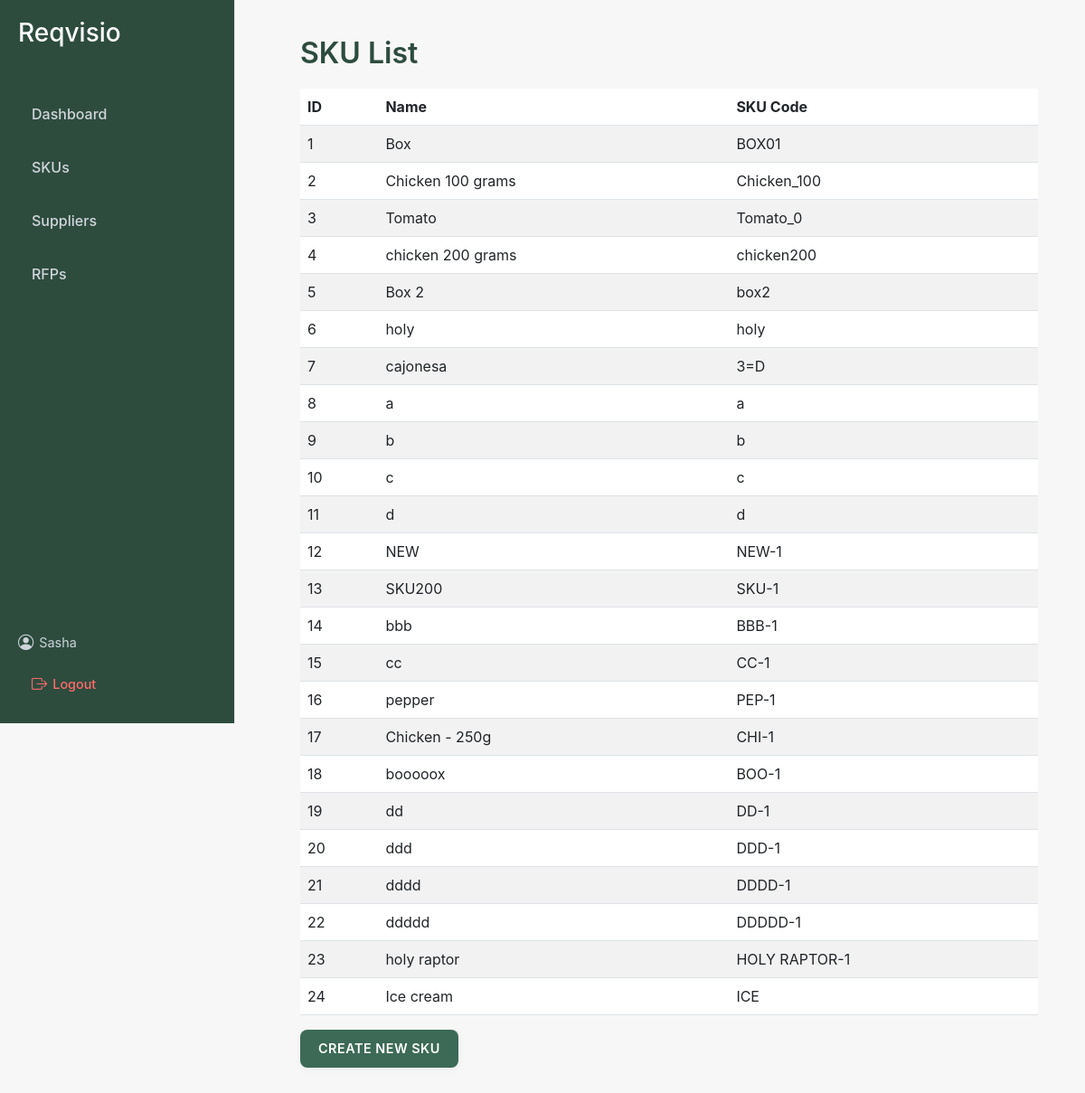
/procurement01/skus/ (signed in), run on the app's committed database.
### procurement01/models.py (models this page shows, shortened)
class CustomUser(AbstractUser):
    company = models.ForeignKey(Company, on_delete=models.CASCADE, null=True)

class SKU(models.Model):
    name = models.CharField(max_length=100)
    sku_code = models.CharField(max_length=50, unique=True)
    company = models.ForeignKey(Company, on_delete=models.CASCADE)
    image_url = models.URLField(blank=True, null=True)  # Optional image URL

### procurement01/views.py (the view)
# urls.py: path('skus/', views.sku_list_view, name='sku_list'),
@login_required
def sku_list_view(request):
    skus = SKU.objects.all()
    return render(request, 'procurement01/sku_list.html', {'skus': skus})

### procurement01/templates/procurement01/sku_list.html (shortened to what this page needs)
{% extends 'procurement01/layout.html' %}
{% block content %}
<h2>SKU List</h2>
<table class="table table-striped" id="sku-table">
    <thead>
        <tr>
            <th>ID</th>
            <th>Name</th>
            <th>SKU Code</th>
        </tr>
    </thead>
    <tbody>
        {% for sku in skus %}
        <tr class="clickable-row" data-href="{% url 'sku_detail' sku.id %}">
            <td>{{ sku.id }}</td>
            <td>{{ sku.name }}</td>
            <td>{{ sku.sku_code }}</td>
        </tr>
        {% endfor %}
    </tbody>
</table>
<a href="{% url 'sku_create' %}" class="btn btn-primary">Create New SKU</a>
{% endblock %}

### procurement01/templates/procurement01/layout.html (shortened to what this page needs)
{% load static %}
<!DOCTYPE html>
<html lang="en">
<head>
    <link href="https://cdn.jsdelivr.net/npm/@yaireo/tagify/dist/tagify.css" rel="stylesheet">
    <link href="https://cdn.jsdelivr.net/npm/bootstrap@5.3.0-alpha3/dist/css/bootstrap.min.css" rel="stylesheet">
    <link href="{% static 'style.css' %}" rel="stylesheet">
    <link href="https://cdn.jsdelivr.net/npm/bootstrap-icons@1.10.0/font/bootstrap-icons.css" rel="stylesheet">
</head>
<body>
    <div class="sidebar d-flex flex-column">
        <h3>Reqvisio</h3>
        {% if user.is_authenticated %}
            {% if user.company.company_type == 'Procurer' %}
                <div class="nav-links">
                    <a href="{% url 'dashboard' %}">Dashboard</a>
                    <a href="{% url 'sku_list' %}">SKUs</a>
                    <a href="{% url 'supplier_list' %}">Suppliers</a>
                    <a href="{% url 'rfp_list' %}">RFPs</a>
                </div>
                <div class="user-info mt-auto">
                    <span><i class="bi bi-person-circle"></i> {{ user.username }}</span>
                    <a href="{% url 'logout' %}" class="logout-link"><i class="bi bi-box-arrow-right"></i> Logout</a>
                </div>
            {% endif %}
        {% endif %}
    </div>
    <div class="main-content" id ="main-content">
        <div class="container">
            {% block content %}{% endblock %}
        </div>
    </div>
</body>
</html>

### procurement01/static/style.css (style rules this page uses)
body { font-family: -apple-system, BlinkMacSystemFont, "Segoe UI", Roboto, Helvetica, Arial, sans-serif; background-color: #f7f7f7; color: #333; display: flex; margin: 0; padding: 0; overflow-y: auto; }
.main-content { margin-left: 280px; padding: 40px; width: calc(100% - 280px); }
h2 { color: #2d4c3e; font-weight: 600; margin-bottom: 20px; }
.btn { font-size: 0.9em; border-radius: 8px; padding: 10px 20px; font-weight: 600; text-transform: uppercase; letter-spacing: 0.5px; border: none; box-shadow: 0px 2px 8px rgba(0, 0, 0, 0.05); transition: background-color 0.3s; }
.btn-primary { background-color: #3c6a56; color: #ffffff; }
.sidebar { width: 260px; background-color: #2d4c3e; height: 100vh; padding: 20px; position: fixed; color: #ffffff; display: flex; flex-direction: column; justify-content: space-between; gap: 30px; border-right: 1px solid #e0e0e0; }
.sidebar h3 { margin-bottom: 20px; }
.sidebar .nav-links { display: flex; flex-direction: column; gap: 15px; }
.sidebar a { text-decoration: none; color: #d1d5db; font-size: 1em; font-weight: 500; padding: 10px 15px; border-radius: 8px; transition: background-color 0.3s; }
.sidebar .user-info { display: flex; flex-direction: column; gap: 10px; font-size: 0.9rem; color: #ced4da; margin-top: auto; }
.sidebar .user-info span, .sidebar .logout-link { display: flex; align-items: center; gap: 6px; }
.sidebar .user-info i, .sidebar .logout-link i { font-size: 1.2em; }
.sidebar .logout-link { color: #ff6b6b; text-decoration: none; }
.btn-primary { background-color: #3c6a56; border: none; font-weight: 600; text-transform: uppercase; padding: 10px 20px; border-radius: 8px; transition: background-color 0.3s; }

### data on the page
CustomUser: username "Sasha"
SKU: id "1", name "Box", sku_code "BOX01"
SKU: id "2", name "Chicken 100 grams", sku_code "Chicken_100"
SKU: id "3", name "Tomato", sku_code "Tomato_0"
SKU: id "4", name "chicken 200 grams", sku_code "chicken200"
SKU: id "5", name "Box 2", sku_code "box2"
SKU: id "6", name "holy", sku_code "holy"
SKU: id "7", name "cajonesa", sku_code "3=D"
SKU: id "8", name "a", sku_code "a"
SKU: id "9", name "b", sku_code "b"
SKU: id "10", name "c", sku_code "c"
SKU: id "11", name "d", sku_code "d"
SKU: id "12", name "NEW", sku_code "NEW-1"
SKU: id "13", name "SKU200", sku_code "SKU-1"
SKU: id "14", name "bbb", sku_code "BBB-1"
SKU: id "15", name "cc", sku_code "CC-1"
SKU: id "16", name "pepper", sku_code "PEP-1"
SKU: id "17", name "Chicken - 250g", sku_code "CHI-1"
SKU: id "18", name "booooox", sku_code "BOO-1"
SKU: id "19", name "dd", sku_code "DD-1"
SKU: id "20", name "ddd", sku_code "DDD-1"
SKU: id "21", name "dddd", sku_code "DDDD-1"
SKU: id "22", name "ddddd", sku_code "DDDDD-1"
SKU: id "23", name "holy raptor", sku_code "HOLY RAPTOR-1"
SKU: id "24", name "Ice cream", sku_code "ICE"
